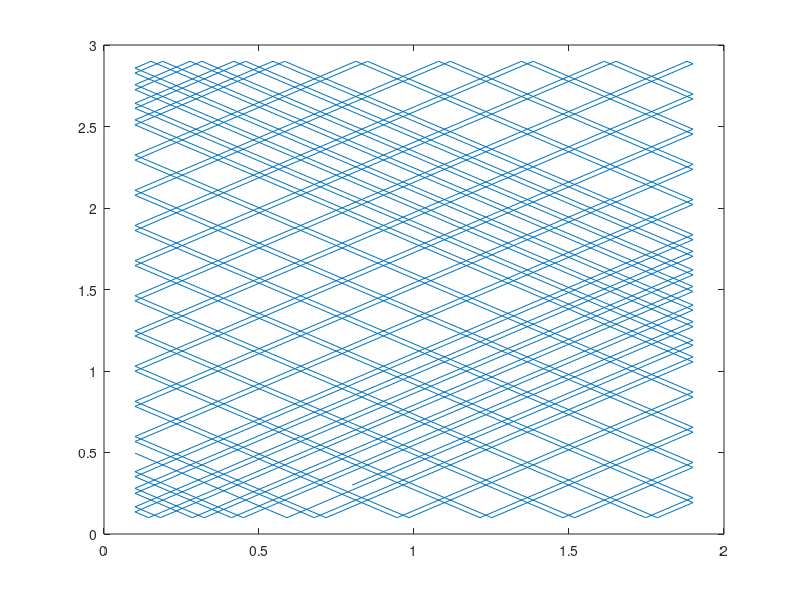

Recreate this plot in MATLAB.
w = 2.0;
h = 3.0;
r = 0.1;

eps = 1e-5;

v = randn(1,2);
x = [0.8 0.3];

n_steps = 100;
X = zeros(n_steps+1,2);

X(1,:) = x;
t = 0;
for i = 1:n_steps
	t_left_wall_collision = (r - x(1))./v(1);
	t_right_wall_collision = (w - r - x(1))./v(1);
	t_bottom_wall_collision = (r - x(2))./v(2);
	t_top_wall_collision = (h - r - x(2))./v(2);

	t_so_far = Inf;
    if t_left_wall_collision > eps && t_left_wall_collision < t_so_far
		t_so_far = t_left_wall_collision;
		which_wall = 1;
	end
    if t_right_wall_collision > eps && t_right_wall_collision < t_so_far
		t_so_far = t_right_wall_collision;
		which_wall = 2;
	end
    if t_bottom_wall_collision > eps && t_bottom_wall_collision < t_so_far
		t_so_far = t_bottom_wall_collision;
		which_wall = 3;
	end
    if t_top_wall_collision > eps && t_top_wall_collision < t_so_far
		t_so_far = t_top_wall_collision;
		which_wall = 4;
	end
	
	x += v * t_so_far;
	t += t_so_far;
	X(i+1,:) = x;

	if (which_wall == 1) || (which_wall == 2)
		v(1) *= -1;
	else
		v(2) *= -1;
	end
end

plot(X(:,1),X(:,2))
pause
